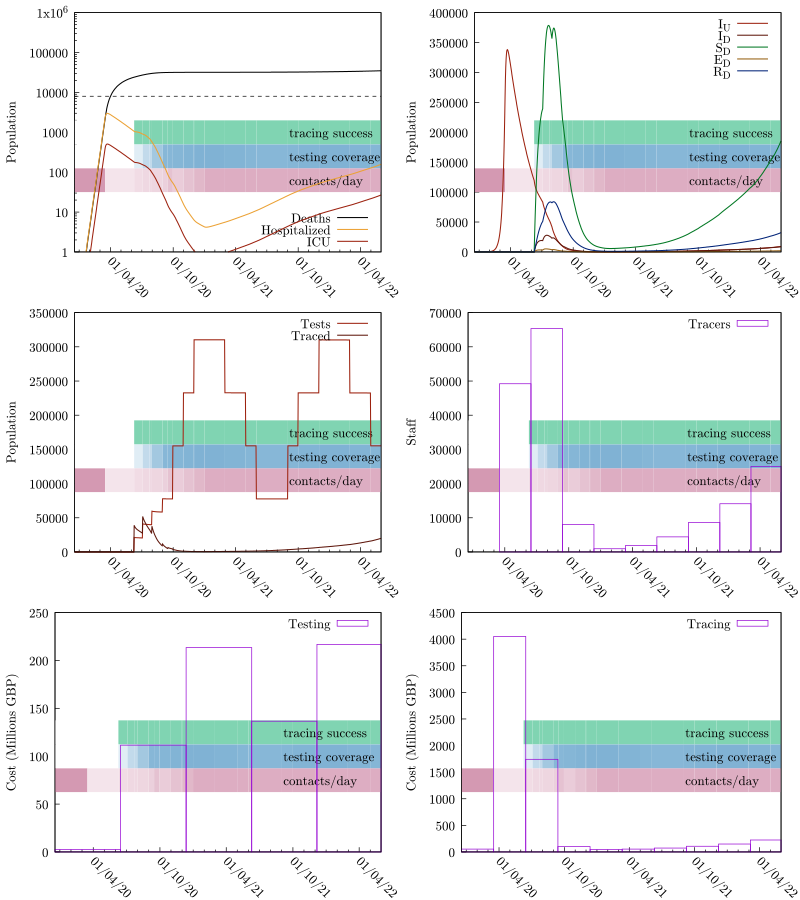

This figure's gnuplot source:
set terminal pdfcairo color enhanced dashed font "cmr10,14" size 8,9
seed="ptti-7_Targeted_TTI_Face_Coverings_Lockdown_Triggers"
set output sprintf("%s.pdf", seed)
set multiplot layout 3,2
odefile=sprintf("%s-out-0.tsv", seed)
ttfile=sprintf("%s-out-0-testtrace.tsv", seed)
trfile=sprintf("%s-out-0-trcosts.tsv", seed)
tefile=sprintf("%s-out-0-tecosts.tsv", seed)
etimesfile=sprintf("%s-events.gp", seed)

set tics nomirror
set ylabel 'Population'

set yrange [0:]

set style fill transparent solid 0.25 noborder

# Colors
color_SU = '#00aa55'
color_SD = '#007722'

color_EU = '#eba134'
color_ED = '#945e0f'

color_IU = '#9c210e'
color_ID = '#5e160b'

color_RU = '#0055aa'
color_RD = '#002277'

# These are from the economic model inputs
Hospitalized_Pct_Deaths=0.44
ICU_Fatality=0.59
ICU_Pct=0.17
IFR=0.008
Non_ICU_Fatality=0.36

HF = IFR*Hospitalized_Pct_Deaths/(ICU_Pct*ICU_Fatality+(1-ICU_Pct)*Non_ICU_Fatality)
ICUF = HF*ICU_Pct

set key bottom right
set xdata time
set timefmt "%Y-%m-%d %H:%M:%S"
set format x "%d/%m/%y"

load etimesfile

set xtics rotate by -45 3600*24*30*6

set yrange [1:1e6]
set log y

set arrow from graph 0, first 8000 to graph 1, first 8000 nohead lc 0 dt '--'
plot odefile u 1:(($9+$10)*IFR) w l lw 1.5 lc 0 ti "Deaths", "" u 1:(($7+$8)*HF) w l lw 1.5 lc rgb color_EU ti "Hospitalized", "" u 1:(($7+$8)*ICUF) w l lw 1.5 lc rgb color_IU ti "ICU"

unset log y
unset arrow

set autoscale y
set yrange [0:]
set key top right

# set y2tics 0.5
# set y2range [0:4]

plot odefile u 1:7 w l lw 1.5 lc rgb color_IU ti "I_U", odefile u 1:8 w l lw 1.5 lc rgb color_ID ti "I_D", \
     odefile u 1:4 w l lw 1.5 lc rgb color_SD ti "S_D", odefile u 1:6 w l lw 1.5 lc rgb color_ED ti "E_D", \
     odefile u 1:10 w l lw 1.5 lc rgb color_RD ti "R_D"#, odefile u 1:13 w l axis x1y2 lc 0 ti "R"


plot ttfile u 1:3 w l lw 1.5 lc rgb color_IU ti "Tests", ttfile u 1:4 w l lw 1.5 lc rgb color_ID ti "Traced"

unset log y
unset yrange
set autoscale y
set style fill empty

set ylabel "Staff"
plot trfile u 1:5 w boxes ti "Tracers"

set ylabel "Cost (Millions GBP)"
plot tefile u 1:($5/1000000) w boxes ti "Testing"
plot trfile u 1:($6/1000000) w boxes ti "Tracing"

unset multiplot
set output
